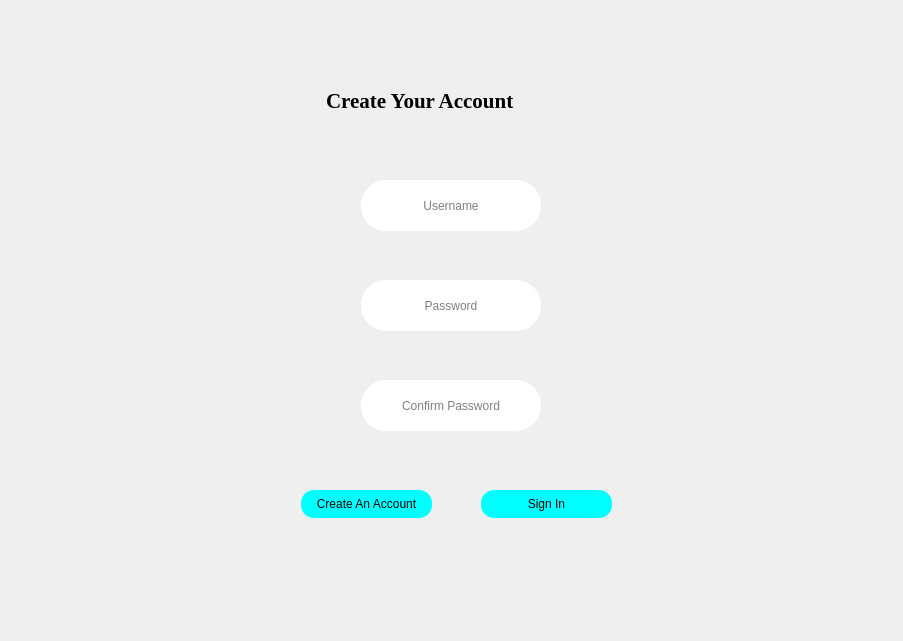
<?xml version="1.0" encoding="UTF-8"?>
<ui version="4.0">
 <class>MainWindow</class>
 <widget class="QMainWindow" name="MainWindow">
  <property name="geometry">
   <rect>
    <x>0</x>
    <y>0</y>
    <width>903</width>
    <height>641</height>
   </rect>
  </property>
  <property name="minimumSize">
   <size>
    <width>903</width>
    <height>641</height>
   </size>
  </property>
  <property name="maximumSize">
   <size>
    <width>903</width>
    <height>641</height>
   </size>
  </property>
  <property name="windowTitle">
   <string>MainWindow</string>
  </property>
  <property name="styleSheet">
   <string notr="true"/>
  </property>
  <widget class="QWidget" name="centralWidget">
   <property name="styleSheet">
    <string notr="true">
#centralWidget{border-image: url(:/resources/img/plain.jpg);}</string>
   </property>
   <widget class="QStackedWidget" name="stackedWidget">
    <property name="geometry">
     <rect>
      <x>251</x>
      <y>50</y>
      <width>400</width>
      <height>551</height>
     </rect>
    </property>
    <property name="styleSheet">
     <string notr="true">QLineEdit
{
	border: 0px solid gray;
	border-radius: 25px;
	padding: 0 0px;
	background: white;
}

QPushButton
{
	border: 0px solid gray;
	border-radius: 13px;
	padding: 0 8px;
	background: cyan;
}</string>
    </property>
    <property name="currentIndex">
     <number>1</number>
    </property>
    <widget class="QWidget" name="page">
     <widget class="QLabel" name="label_4">
      <property name="geometry">
       <rect>
        <x>60</x>
        <y>410</y>
        <width>280</width>
        <height>111</height>
       </rect>
      </property>
      <property name="font">
       <font>
        <pointsize>16</pointsize>
       </font>
      </property>
      <property name="text">
       <string>Don't have an account?
     Click to Sign Up. </string>
      </property>
     </widget>
     <widget class="QPushButton" name="pushButton_SignUp">
      <property name="geometry">
       <rect>
        <x>153</x>
        <y>520</y>
        <width>94</width>
        <height>28</height>
       </rect>
      </property>
      <property name="cursor">
       <cursorShape>PointingHandCursor</cursorShape>
      </property>
      <property name="mouseTracking">
       <bool>true</bool>
      </property>
      <property name="tabletTracking">
       <bool>true</bool>
      </property>
      <property name="text">
       <string>Sign Up</string>
      </property>
     </widget>
     <widget class="QLineEdit" name="lineEdit_Username">
      <property name="geometry">
       <rect>
        <x>80</x>
        <y>220</y>
        <width>240</width>
        <height>51</height>
       </rect>
      </property>
      <property name="styleSheet">
       <string notr="true"/>
      </property>
      <property name="alignment">
       <set>Qt::AlignCenter</set>
      </property>
      <property name="placeholderText">
       <string>Username</string>
      </property>
     </widget>
     <widget class="QLineEdit" name="lineEdit_Password">
      <property name="geometry">
       <rect>
        <x>80</x>
        <y>290</y>
        <width>240</width>
        <height>51</height>
       </rect>
      </property>
      <property name="font">
       <font>
        <pointsize>8</pointsize>
       </font>
      </property>
      <property name="echoMode">
       <enum>QLineEdit::Password</enum>
      </property>
      <property name="alignment">
       <set>Qt::AlignCenter</set>
      </property>
      <property name="placeholderText">
       <string>Password</string>
      </property>
     </widget>
     <widget class="QPushButton" name="pushButton">
      <property name="geometry">
       <rect>
        <x>153</x>
        <y>380</y>
        <width>94</width>
        <height>28</height>
       </rect>
      </property>
      <property name="cursor">
       <cursorShape>PointingHandCursor</cursorShape>
      </property>
      <property name="mouseTracking">
       <bool>true</bool>
      </property>
      <property name="tabletTracking">
       <bool>true</bool>
      </property>
      <property name="text">
       <string>Login</string>
      </property>
     </widget>
     <widget class="QLabel" name="label">
      <property name="geometry">
       <rect>
        <x>155</x>
        <y>150</y>
        <width>90</width>
        <height>51</height>
       </rect>
      </property>
      <property name="font">
       <font>
        <family>Times New Roman</family>
        <pointsize>20</pointsize>
        <weight>75</weight>
        <bold>true</bold>
       </font>
      </property>
      <property name="text">
       <string>Login</string>
      </property>
     </widget>
     <widget class="QLabel" name="label_2">
      <property name="geometry">
       <rect>
        <x>114</x>
        <y>10</y>
        <width>172</width>
        <height>141</height>
       </rect>
      </property>
      <property name="styleSheet">
       <string notr="true">border-image: url(:/resources/img/head.png);</string>
      </property>
      <property name="text">
       <string/>
      </property>
     </widget>
    </widget>
    <widget class="QWidget" name="page_SignUp">
     <widget class="QLineEdit" name="username">
      <property name="geometry">
       <rect>
        <x>110</x>
        <y>130</y>
        <width>180</width>
        <height>51</height>
       </rect>
      </property>
      <property name="alignment">
       <set>Qt::AlignCenter</set>
      </property>
      <property name="placeholderText">
       <string>Username</string>
      </property>
     </widget>
     <widget class="QLineEdit" name="lineEdit_SPassword">
      <property name="geometry">
       <rect>
        <x>110</x>
        <y>230</y>
        <width>180</width>
        <height>51</height>
       </rect>
      </property>
      <property name="echoMode">
       <enum>QLineEdit::Password</enum>
      </property>
      <property name="alignment">
       <set>Qt::AlignCenter</set>
      </property>
      <property name="placeholderText">
       <string>Password</string>
      </property>
     </widget>
     <widget class="QLineEdit" name="lineEdit_SCPassword">
      <property name="geometry">
       <rect>
        <x>110</x>
        <y>330</y>
        <width>180</width>
        <height>51</height>
       </rect>
      </property>
      <property name="echoMode">
       <enum>QLineEdit::Password</enum>
      </property>
      <property name="alignment">
       <set>Qt::AlignCenter</set>
      </property>
      <property name="placeholderText">
       <string>Confirm Password</string>
      </property>
     </widget>
     <widget class="QPushButton" name="pushButton_CreateAcc">
      <property name="geometry">
       <rect>
        <x>50</x>
        <y>440</y>
        <width>131</width>
        <height>28</height>
       </rect>
      </property>
      <property name="cursor">
       <cursorShape>PointingHandCursor</cursorShape>
      </property>
      <property name="mouseTracking">
       <bool>true</bool>
      </property>
      <property name="tabletTracking">
       <bool>true</bool>
      </property>
      <property name="text">
       <string>Create An Account</string>
      </property>
     </widget>
     <widget class="QLabel" name="label_3">
      <property name="geometry">
       <rect>
        <x>75</x>
        <y>30</y>
        <width>250</width>
        <height>41</height>
       </rect>
      </property>
      <property name="font">
       <font>
        <family>Times New Roman</family>
        <pointsize>16</pointsize>
        <weight>75</weight>
        <bold>true</bold>
       </font>
      </property>
      <property name="text">
       <string>Create Your Account</string>
      </property>
     </widget>
     <widget class="QPushButton" name="pushButton_CreateAcc_2">
      <property name="geometry">
       <rect>
        <x>230</x>
        <y>440</y>
        <width>131</width>
        <height>28</height>
       </rect>
      </property>
      <property name="cursor">
       <cursorShape>PointingHandCursor</cursorShape>
      </property>
      <property name="mouseTracking">
       <bool>true</bool>
      </property>
      <property name="tabletTracking">
       <bool>true</bool>
      </property>
      <property name="text">
       <string>Sign In</string>
      </property>
     </widget>
    </widget>
   </widget>
  </widget>
 </widget>
 <layoutdefault spacing="6" margin="11"/>
 <resources/>
 <connections/>
</ui>
